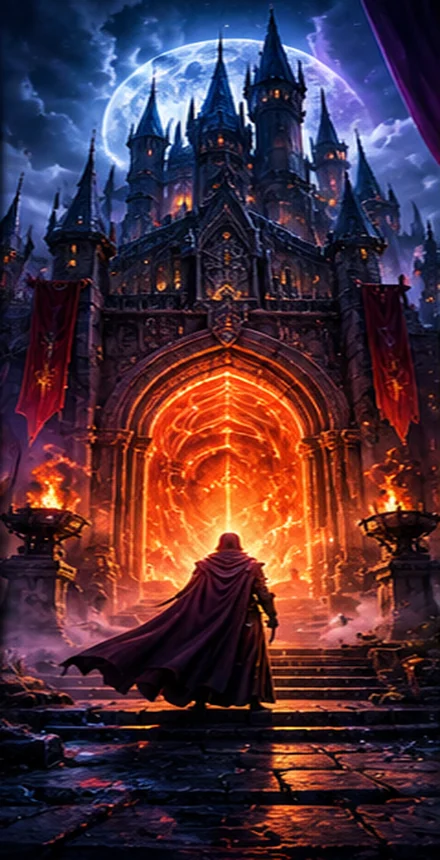
#> input picture v3/assets/missions/missao-01.webp, 440 x 860 px
$ python render-mission-one.py
#> lines starting #> are read from the running program, lines starting #| are printed output that depends on the picture
#!/usr/bin/env python3
"""Deterministic 5-second seamless Gothic loop generated from the ORIGINAL M01 artwork.
Local, free, no external footage or cloud AI credits. Requirements: pillow, ffmpeg.
"""
from pathlib import Path
import math, random, subprocess, sys
from PIL import Image, ImageOps, ImageDraw, ImageFilter

ROOT=Path(__file__).resolve().parents[1]
SOURCE=ROOT/"v3/assets/missions/missao-01.webp"
TARGET=ROOT/"v3/assets/missions/missao-01-motion.mp4"
WIDTH,HEIGHT,FPS,DURATION=384,720,24,5
FRAMES=FPS*DURATION
PAD=28
randomizer=random.Random(109)
embers=[(randomizer.uniform(20, WIDTH-20),randomizer.uniform(115,HEIGHT-100),
         randomizer.uniform(7,18),randomizer.uniform(0,2*math.pi),randomizer.uniform(1.1,2.5))
        for _ in range(27)]
if not SOURCE.exists():
    raise SystemExit(f"Missing original artwork: {SOURCE}")
original=Image.open(SOURCE).convert("RGB")
#> original is the input picture: PIL image 440x860 RGB; mean R, G, B 75.6, 47.6, 59.1
# Cover behavior mirrors object-fit:cover. Extra bleed enables seamless gentle parallax.
back=ImageOps.fit(original,(WIDTH+PAD*2,HEIGHT+PAD*2),method=Image.Resampling.LANCZOS,centering=(0.5,0.46))
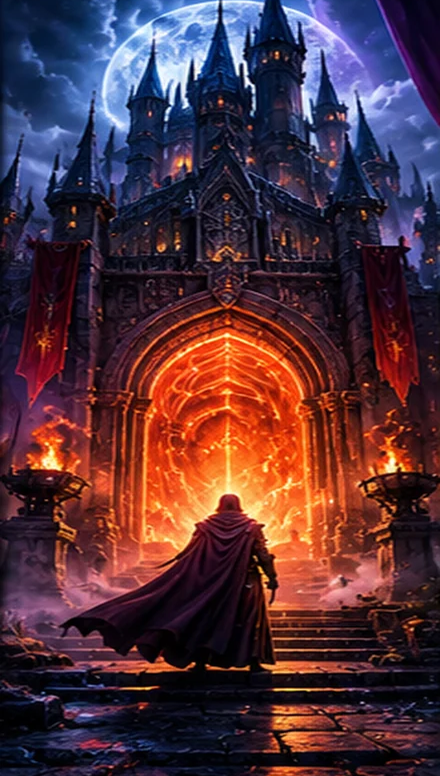
#> back: PIL image 440x776 RGB; mean R, G, B 81.2, 49.7, 59.6
command=["ffmpeg","-hide_banner","-loglevel","error","-y",
         "-f","rawvideo","-pixel_format","rgb24","-video_size",f"{WIDTH}x{HEIGHT}",
         "-framerate",str(FPS),"-i","-","-an","-c:v","libx264",
         "-preset","medium","-crf","27","-pix_fmt","yuv420p",
         "-movflags","+faststart","-r",str(FPS),str(TARGET)]
#> (the run stopped early here; a loop or call above may not have finished)

$ run again, with v3/assets/missions/missao-02.webp copied over v3/assets/missions/missao-01.webp
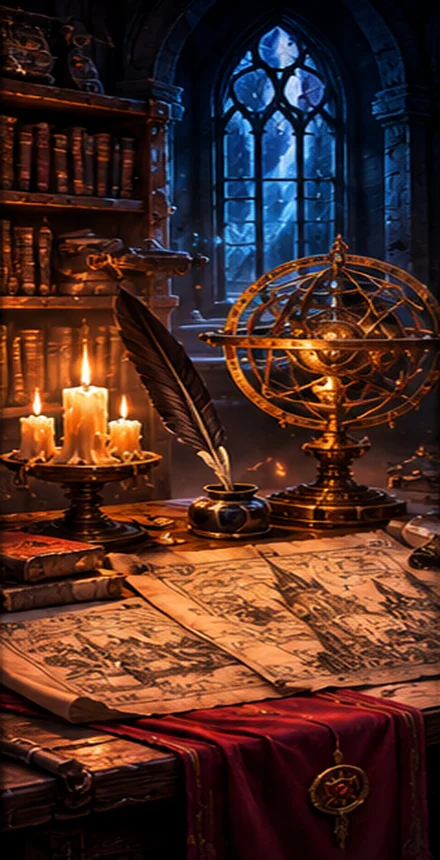
#> input picture v3/assets/missions/missao-02.webp, 440 x 860 px
#> original is the input picture: PIL image 440x860 RGB; mean R, G, B 74.7, 43.6, 35.4
#> `back=ImageOps.fit(original,(WIDTH+PAD*2,HEIGHT+PAD*2),method=Image.Res..`:
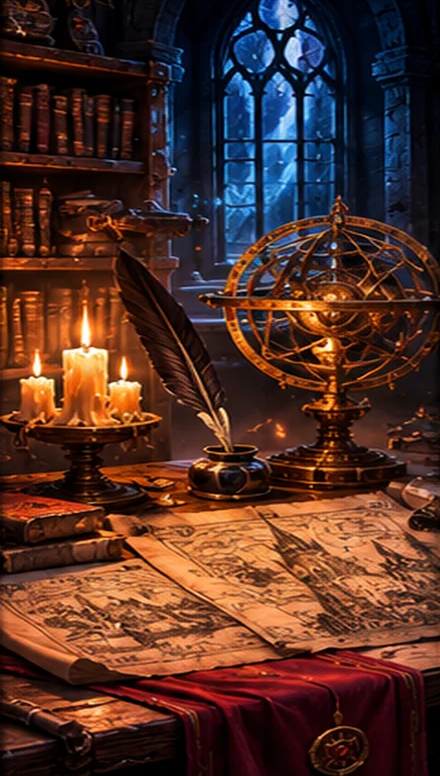
#> back: PIL image 440x776 RGB; mean R, G, B 81.5, 47.9, 38.3

$ run again, with v3/assets/missions/missao-03.webp copied over v3/assets/missions/missao-01.webp
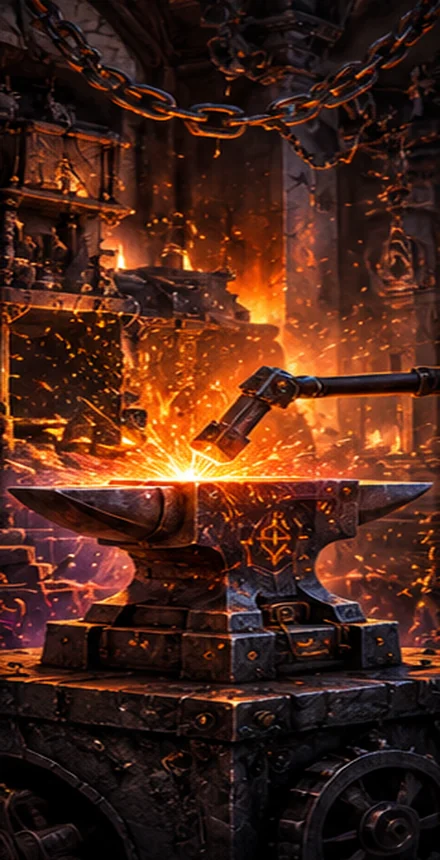
#> input picture v3/assets/missions/missao-03.webp, 440 x 860 px
#> original is the input picture: PIL image 440x860 RGB; mean R, G, B 74.5, 37.8, 24.5
#> `back=ImageOps.fit(original,(WIDTH+PAD*2,HEIGHT+PAD*2),method=Image.Res..`:
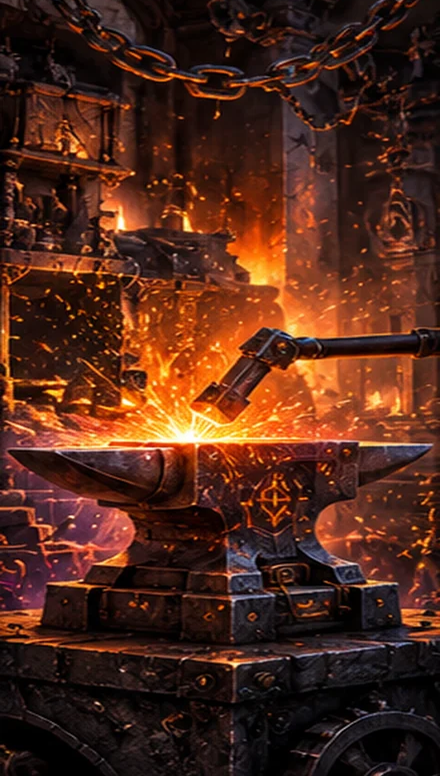
#> back: PIL image 440x776 RGB; mean R, G, B 80.4, 40.5, 25.7

$ run again, with v3/assets/missions/missao-04.webp copied over v3/assets/missions/missao-01.webp
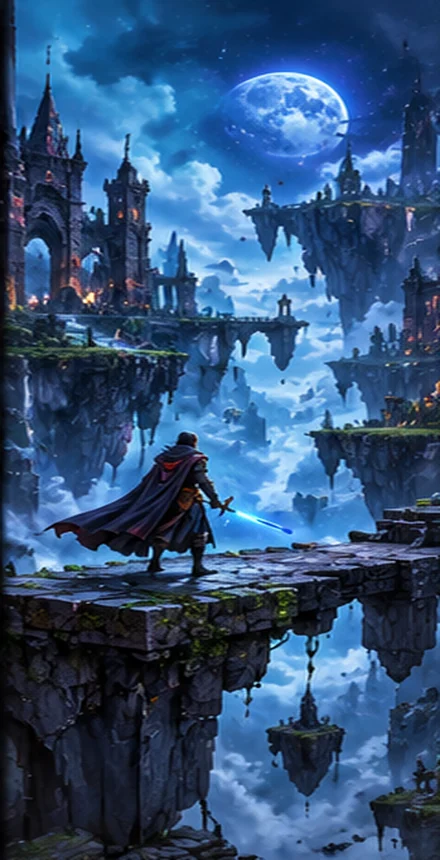
#> input picture v3/assets/missions/missao-04.webp, 440 x 860 px
#> original is the input picture: PIL image 440x860 RGB; mean R, G, B 50.3, 82.8, 121.7
#> `back=ImageOps.fit(original,(WIDTH+PAD*2,HEIGHT+PAD*2),method=Image.Res..`:
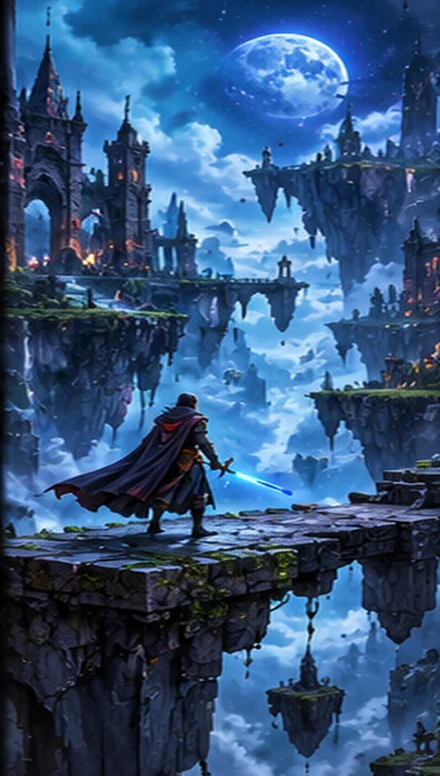
#> back: PIL image 440x776 RGB; mean R, G, B 52, 84.7, 123.8
